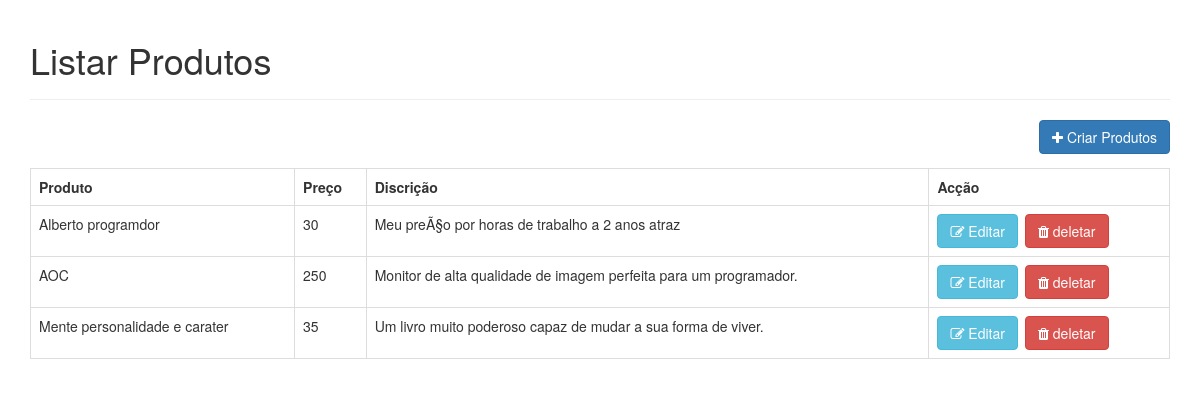
The page / on the database its author committed.
### tables this page shows
CREATE TABLE IF NOT EXISTS `products` (
  `id` int(11) NOT NULL AUTO_INCREMENT,
  `name` varchar(32) NOT NULL,
  `description` text NOT NULL,
  `price` int(11) NOT NULL,
  `created` datetime NOT NULL,
  `modified` timestamp NOT NULL DEFAULT CURRENT_TIMESTAMP,
  PRIMARY KEY (`id`)
);

### objeto/produto.php (called while the page is built, shortened)
<?php
class Product{
    private $conn;
    private $table_name = "products";
    public function __construct($db){
        $this->conn = $db;
    }
    function readAll($page, $from_record_num, $records_per_page){
        $query = "SELECT
                    id, name, description, price
                FROM
                    " . $this->table_name . "
                ORDER BY
                    name ASC ";
        $stmt = $this->conn->prepare( $query );
        $stmt->execute();
        return $stmt;
    }
}
?>

### index.php (the view, shortened to what this page needs)
<?php
	$page_title = "Listar Produtos";
	include_once "parts/header.php";
	echo "<div class='right-button-margin'>";
    echo "<a href='criar_produto.php' class='btn btn-primary pull-right'><i class='fa fa-plus'></i> Criar Produtos</a>";
	echo "</div>";
    $page = isset($_GET['page']) ? $_GET['page'] : 1;
    $records_per_page = 3;
    $from_record_num = ($records_per_page * $page) - $records_per_page;
	include_once 'objeto/produto.php';
	$database = new Database();
	$db = $database->getConnection();
	$product = new Product($db);
	$stmt = $product->readAll($page, $from_record_num, $records_per_page);
	$num = $stmt->rowCount();
	if($num>0){
	    echo "<table class='table table-hover table-responsive table-bordered'>";
	        echo "<tr>";
	            echo "<th>Produto</th>";
	            echo "<th>Preço</th>";
	            echo "<th>Discrição</th>";
	            echo "<th>Acção</th>";
	        echo "</tr>";
	        while ($row = $stmt->fetch(PDO::FETCH_ASSOC)){
	            extract($row);
	            echo "<tr>";
	                echo "<td>{$name}</td>";
	                echo "<td>{$price}</td>";
	                echo "<td>{$description}</td>";
	                echo "<td>";
						    echo "<a href='update_produto.php?id={$id}' class='btn btn-info left-margin'><i class='fa fa-edit'></i> Editar</a>";
						    echo "<a delete-id='{$id}' class='btn btn-danger delete-object'><i class='fa fa-trash'></i> deletar</a>";
					echo "</td>";
	            echo "</tr>";
	        }
	    echo "</table>";
	}
	else{
	    echo "<div>Nenhum produto encontrado.</div>";
	}
?>
<?php
	include_once "parts/footer.php";
?>

### parts/header.php (shortened to what this page needs)
<!DOCTYPE html>
<html lang="pt-br">
<head>
    <link rel="stylesheet" href="//netdna.bootstrapcdn.com/bootstrap/3.1.1/css/bootstrap.min.css">
    <link rel="stylesheet" href="css/font-awesome.min.css">
</head>
<body>
    <div class="container">
        <?php
        echo "<div class='page-header'>";
            echo "<h1>{$page_title}</h1>";
        echo "</div>";
        ?>

### parts/footer.php
	</div>
</body>
</html>

### parts/header.php (style rules this page uses)
.left-margin { margin:0 .5em 0 0; }
.right-button-margin { margin: 0 0 1em 0; overflow: hidden; }

### rows shown on the page
products: name "Alberto programdor", price "30", description "Meu preÃ§o por horas de trabalho a 2 anos atraz"
products: name "AOC", price "250", description "Monitor de alta qualidade de imagem perfeita para um programador."
products: name "Mente personalidade e carater", price "35", description "Um livro muito poderoso capaz de mudar a sua forma de viver."

### other values the page prints
$page_title "Listar Produtos"
